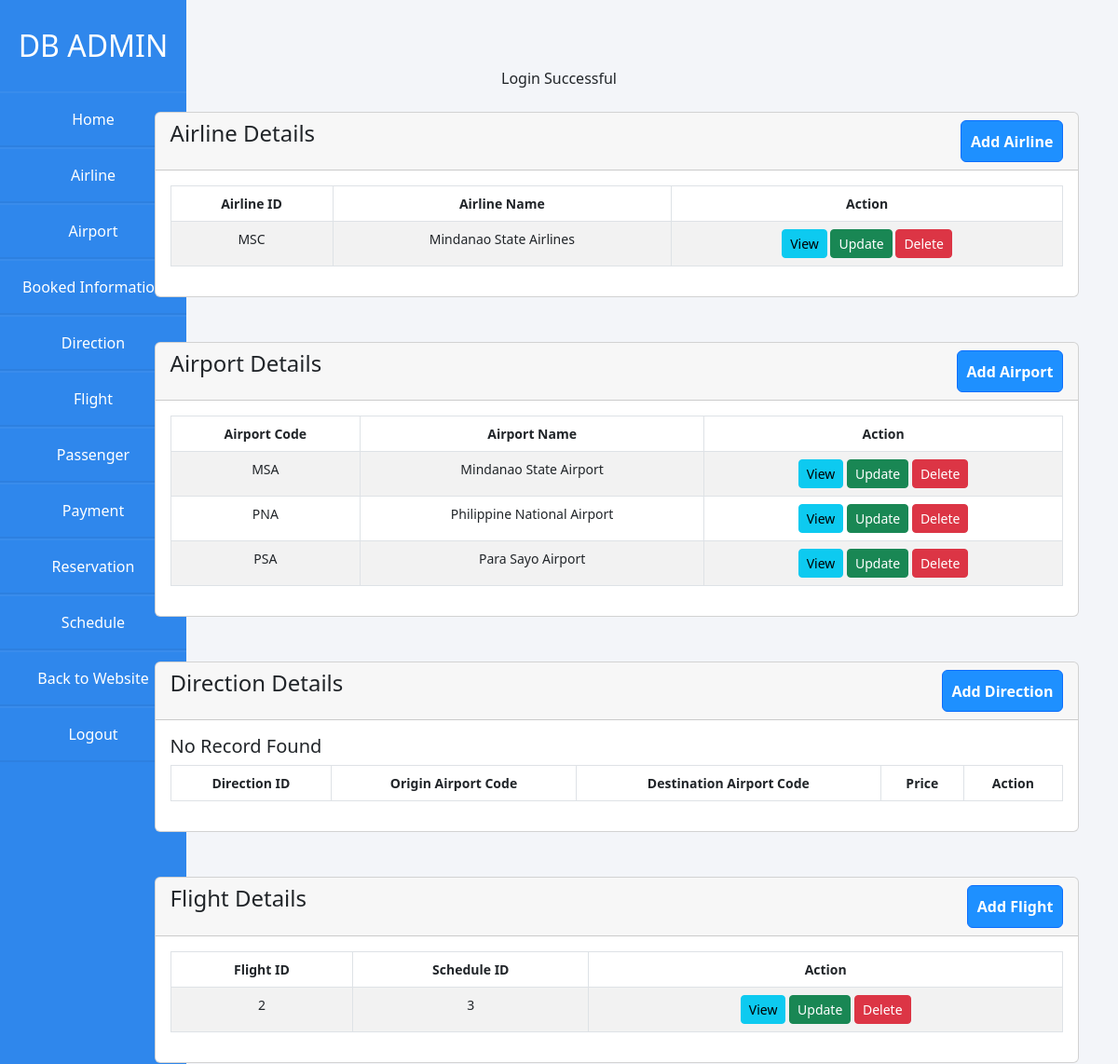
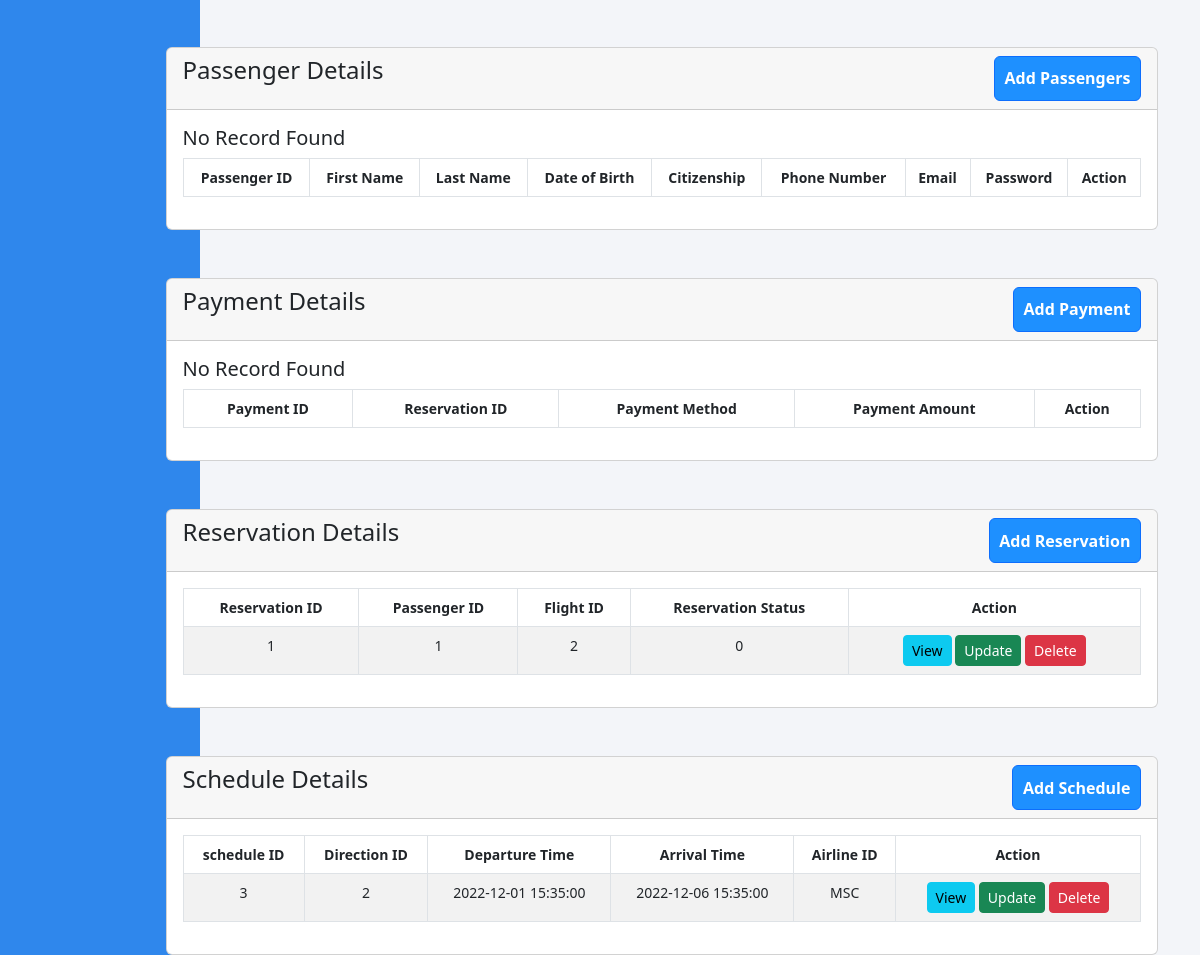
Screenshot of /Airlines/admin/admin/admin.php (signed in) with the database file from the repository (2 pictures, top to bottom).
### tables this page shows
CREATE TABLE `airline` (
  `airline_id` char(3) NOT NULL,
  `airline_name` varchar(100) NOT NULL
);

CREATE TABLE `airport` (
  `airport_code` char(3) NOT NULL,
  `airport_name` varchar(255) NOT NULL
);

CREATE TABLE `flight` (
  `flight_id` int(10) NOT NULL,
  `schedule_id` int(10) NOT NULL
);

CREATE TABLE `reservation` (
  `reservation_id` int(10) NOT NULL,
  `passenger_id` int(10) NOT NULL,
  `flight_id` int(10) NOT NULL,
  `reservation_status` tinyint(1) NOT NULL
);

CREATE TABLE `schedule` (
  `schedule_id` int(10) NOT NULL,
  `direction_id` int(7) NOT NULL,
  `departure_time` datetime NOT NULL,
  `arrival_time` datetime NOT NULL,
  `airline_id` char(3) NOT NULL
);

### Airlines/admin/admin/admin.php (the view, shortened to what the rows shown need)
<?php
  require 'dbcon.php';
?>
<!doctype html>
<html lang="en">
  <head>
    <link href="https://cdn.jsdelivr.net/npm/bootstrap@5.2.0-beta1/dist/css/bootstrap.min.css" rel="stylesheet">
    <link rel="stylesheet" href="css/styles.css">
  </head>
  <body>
    <div class="wrapper">
      <div class="sidebar">
        <h2>DB Admin</h2>
      </div>
    </div>
    <div class="container mt-5">
      <br>
      <br>
      <div class="row">
        <div class="col-md-12">
          <div class="card">
            <div class="card-body">
              <table class="table table-bordered table-striped">
                  <thead>
                      <tr>
                        <th>Airline ID</th>
                        <th>Airline Name</th>
                        <th>Action</th>
                      </tr>
                  </thead>
                  <tbody>
                    <?php
                      $query = "SELECT * FROM airline";
                      $query_run = mysqli_query($con, $query);
                      if(mysqli_num_rows($query_run) > 0){
                        foreach($query_run as $airline){
                          ?>
                          <tr>
                            <td><?= $airline['airline_id']; ?></td>
                            <td><?= $airline['airline_name']; ?></td>
                            <td>
                              <a href="airline-view.php?airline_id=<?= $airline['airline_id']; ?>" class="btn btn-info btn-sm">View</a>
                              <a href="airline-update.php?airline_id=<?= $airline['airline_id']; ?>" class="btn btn-success btn-sm">Update</a>
                              <form action="code.php" method='POST' class="d-inline">
                                <button type="submit" name="delete_airline" value="<?=$airline['airline_id']; ?>" class="btn btn-danger btn-sm">Delete</a>
                              </form>
                            </td>
                          </tr>
                          <?php
                        }
                      }
                      else{
                        echo '<h5>No Record Found </h5>';
                      }
                    ?>
                  </tbody>
              </table>
            </div>
          </div>
        </div>
      </div>
    </div>
    <div class="container mt-5">
      <div class="row">
        <div class="col-md-12">
          <div class="card">
            <div class="card-body">
              <table class="table table-bordered table-striped">
                  <thead>
                      <tr>
                        <th>Airport Code</th>
                        <th>Airport Name</th>
                        <th>Action</th>
                      </tr>
                  </thead>
                  <tbody>
                    <?php
                      $query = "SELECT * FROM airport";
                      $query_run = mysqli_query($con, $query);
                      if(mysqli_num_rows($query_run) > 0){
                        foreach($query_run as $airport){
                          ?>
                          <tr>
                            <td><?= $airport['airport_code']; ?></td>
                            <td><?= $airport['airport_name']; ?></td>
                            <td>
                              <a href="airport-view.php?airport_code=<?= $airport['airport_code']; ?>" class="btn btn-info btn-sm">View</a>
                              <a href="airport-update.php?airport_code=<?= $airport['airport_code']; ?>" class="btn btn-success btn-sm">Update</a>
                              <form action="code.php" method='POST' class="d-inline">
                                <button type="submit" name="delete_airport" value="<?=$airport['airport_code']; ?>" class="btn btn-danger btn-sm">Delete</a>
                              </form>
                            </td>
                          </tr>
                          <?php
                        }
                      }
                      else{
                        echo '<h5>No Record Found </h5>';
                      }
                    ?>
                  </tbody>
              </table>
            </div>
          </div>
        </div>
      </div>
    </div>
    <div class="container mt-5">
      <div class="row">
        <div class="col-md-12">
          <div class="card">
            <div class="card-body">
              <table class="table table-bordered table-striped">
                  <thead>
                      <tr>
                        <th>Direction ID</th>
                        <th>Origin Airport Code</th>
                        <th>Destination Airport Code</th>
                        <th>Price</th>
                        <th>Action</th>
                      </tr>
                  </thead>
              </table>
            </div>
          </div>
        </div>
      </div>
    </div>
    <div class="container mt-5">
      <div class="row">
        <div class="col-md-12">
          <div class="card">
            <div class="card-body">
              <table class="table table-bordered table-striped">
                  <thead>
                      <tr>
                        <th>Flight ID</th>
                        <th>Schedule ID</th>
                        <th>Action</th>
                      </tr>
                  </thead>
                  <tbody>
                    <?php
                      $query = "SELECT * FROM flight";
                      $query_run = mysqli_query($con, $query);
                      if(mysqli_num_rows($query_run) > 0){
                        foreach($query_run as $flight){
                          ?>
                          <tr>
                            <td><?= $flight['flight_id']; ?></td>
                            <td><?= $flight['schedule_id']; ?></td>
                            <td>
                              <a href="flight-view.php?flight_id=<?= $flight['flight_id']; ?>" class="btn btn-info btn-sm">View</a>
                              <a href="flight-update.php?flight_id=<?= $flight['flight_id']; ?>" class="btn btn-success btn-sm">Update</a>
                              <form action="code.php" method='POST' class="d-inline">
                                <button type="submit" name="delete_flight" value="<?=$flight['flight_id']; ?>" class="btn btn-danger btn-sm">Delete</a>
                              </form>
                            </td>
                          </tr>
                          <?php
                        }
                      }
                      else{
                        echo '<h5>No Record Found </h5>';
                      }
                    ?>
                  </tbody>
              </table>
            </div>
          </div>
        </div>
      </div>
    </div>
    <div class="container mt-5">
      <div class="row">
        <div class="col-md-12">
          <div class="card">
            <div class="card-body">
              <table class="table table-bordered table-striped">
                  <thead>
                      <tr>
                        <th>Passenger ID</th>
                        <th>First Name</th>
                        <th>Last Name</th>
                        <th>Date of Birth</th>
                        <th>Citizenship</th>
                        <th>Phone Number</th>
                        <th>Email</th>
                        <th>Password</th>
                        <th>Action</th>
                      </tr>
                  </thead>
              </table>
            </div>
          </div>
        </div>
      </div>
    </div>
    <div class="container mt-5">
      <div class="row">
        <div class="col-md-12">
          <div class="card">
            <div class="card-body">
              <table class="table table-bordered table-striped">
                  <thead>
                      <tr>
                        <th>Payment ID</th>
                        <th>Reservation ID</th>
                        <th>Payment Method</th>
                        <th>Payment Amount</th>
                        <th>Action</th>
                      </tr>
                  </thead>
              </table>
            </div>
          </div>
        </div>
      </div>
    </div>
    <div class="container mt-5">
      <div class="row">
        <div class="col-md-12">
          <div class="card">
            <div class="card-body">
              <table class="table table-bordered table-striped">
                  <thead>
                      <tr>
                        <th>Reservation ID</th>
                        <th>Passenger ID</th>
                        <th>Flight ID</th>
                        <th>Reservation Status</th>
                        <th>Action</th>
                      </tr>
                  </thead>
                  <tbody>
                    <?php
                      $query = "SELECT * FROM reservation";
                      $query_run = mysqli_query($con, $query);
                      if(mysqli_num_rows($query_run) > 0){
                        foreach($query_run as $reservation){
                          ?>
                          <tr>
                            <td><?= $reservation['reservation_id']; ?></td>
                            <td><?= $reservation['passenger_id']; ?></td>
                            <td><?= $reservation['flight_id']; ?></td>
                            <td><?= $reservation['reservation_status']; ?></td>
                            <td>
                              <a href="reservation-view.php?reservation_id=<?= $reservation['reservation_id']; ?>" class="btn btn-info btn-sm">View</a>
                              <a href="reservation-update.php?reservation_id=<?= $reservation['reservation_id']; ?>" class="btn btn-success btn-sm">Update</a>
                              <form action="code.php" method='POST' class="d-inline">
                                <button type="submit" name="delete_reservation" value="<?=$reservation['reservation_id']; ?>" class="btn btn-danger btn-sm">Delete</a>
                              </form>
                            </td>
                          </tr>
                          <?php
                        }
                      }
                      else{
                        echo '<h5>No Record Found </h5>';
                      }
                    ?>
                  </tbody>
              </table>
            </div>
          </div>
        </div>
      </div>
    </div>
    <div class="container mt-5">
      <div class="row">
        <div class="col-md-12">
          <div class="card">
            <div class="card-body">
              <table class="table table-bordered table-striped">
                  <thead>
                      <tr>
                        <th>schedule ID</th>
                        <th>Direction ID</th>
                        <th>Departure Time</th>
                        <th>Arrival Time</th>
                        <th>Airline ID</th>
                        <th>Action</th>
                      </tr>
                  </thead>
                  <tbody>
                    <?php
                      $query = "SELECT * FROM schedule";
                      $query_run = mysqli_query($con, $query);
                      if(mysqli_num_rows($query_run) > 0){
                        foreach($query_run as $schedule){
                          ?>
                          <tr>
                            <td><?= $schedule['schedule_id']; ?></td>
                            <td><?= $schedule['direction_id']; ?></td>
                            <td><?= $schedule['departure_time']; ?></td>
                            <td><?= $schedule['arrival_time']; ?></td>
                            <td><?= $schedule['airline_id']; ?></td>
                            <td>
                              <a href="schedule-view.php?schedule_id=<?= $schedule['schedule_id']; ?>" class="btn btn-info btn-sm">View</a>
                              <a href="schedule-update.php?schedule_id=<?= $schedule['schedule_id']; ?>" class="btn btn-success btn-sm">Update</a>
                              <form action="code.php" method='POST' class="d-inline">
                                <button type="submit" name="delete_schedule" value="<?=$schedule['schedule_id']; ?>" class="btn btn-danger btn-sm">Delete</a>
                              </form>
                            </td>
                          </tr>
                          <?php
                        }
                      }
                      else{
                        echo '<h5>No Record Found </h5>';
                      }
                    ?>
                  </tbody>
              </table>
            </div>
          </div>
        </div>
      </div>
    </div>
  </body>
</html>

### rows the page displays
airline: airline_id "MSC", airline_name "Mindanao State Airlines"
airport: airport_code "MSA", airport_name "Mindanao State Airport"
airport: airport_code "PNA", airport_name "Philippine National Airport"
airport: airport_code "PSA", airport_name "Para Sayo Airport"
flight: flight "2", schedule "3"
reservation: reservation "1", passenger "1", flight "2", reservation_status "0"
schedule: schedule "3", direction "2", departure_time "2022-12-01 15:35:00", arrival_time "2022-12-06 15:35:00", airline "MSC"

### other values shown
$_SESSION['login'] "Login Successful"
